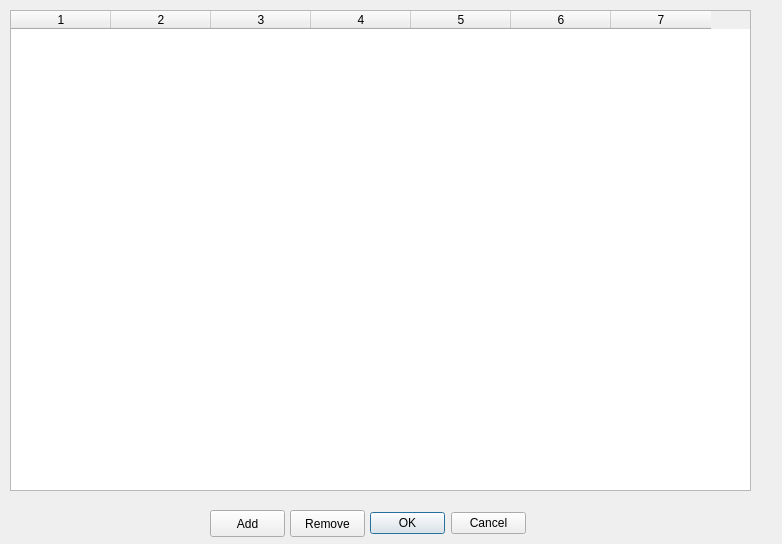
<ui version="4.0" >
 <class>ChemicalsDialog</class>
 <widget class="QDialog" name="ChemicalsDialog" >
  <property name="geometry" >
   <rect>
    <x>0</x>
    <y>0</y>
    <width>782</width>
    <height>544</height>
   </rect>
  </property>
  <property name="windowTitle" >
   <string>Chemical Library</string>
  </property>
  <widget class="QPushButton" name="removeButton" >
   <property name="geometry" >
    <rect>
     <x>290</x>
     <y>510</y>
     <width>75</width>
     <height>27</height>
    </rect>
   </property>
   <property name="text" >
    <string>Remove</string>
   </property>
  </widget>
  <widget class="QPushButton" name="addButton" >
   <property name="geometry" >
    <rect>
     <x>210</x>
     <y>510</y>
     <width>75</width>
     <height>27</height>
    </rect>
   </property>
   <property name="text" >
    <string>Add</string>
   </property>
  </widget>
  <widget class="QTableWidget" name="_chemicalTable" >
   <property name="geometry" >
    <rect>
     <x>10</x>
     <y>10</y>
     <width>741</width>
     <height>481</height>
    </rect>
   </property>
   <property name="rowCount" >
    <number>0</number>
   </property>
   <property name="columnCount" >
    <number>7</number>
   </property>
   <column/>
   <column/>
   <column/>
   <column/>
   <column/>
   <column/>
   <column/>
  </widget>
  <widget class="QDialogButtonBox" name="okCancelButton" >
   <property name="geometry" >
    <rect>
     <x>370</x>
     <y>510</y>
     <width>156</width>
     <height>27</height>
    </rect>
   </property>
   <property name="standardButtons" >
    <set>QDialogButtonBox::Cancel|QDialogButtonBox::NoButton|QDialogButtonBox::Ok</set>
   </property>
  </widget>
 </widget>
 <resources/>
 <connections>
  <connection>
   <sender>okCancelButton</sender>
   <signal>accepted()</signal>
   <receiver>ChemicalsDialog</receiver>
   <slot>accept()</slot>
   <hints>
    <hint type="sourcelabel" >
     <x>357</x>
     <y>363</y>
    </hint>
    <hint type="destinationlabel" >
     <x>286</x>
     <y>202</y>
    </hint>
   </hints>
  </connection>
  <connection>
   <sender>okCancelButton</sender>
   <signal>rejected()</signal>
   <receiver>ChemicalsDialog</receiver>
   <slot>reject()</slot>
   <hints>
    <hint type="sourcelabel" >
     <x>357</x>
     <y>363</y>
    </hint>
    <hint type="destinationlabel" >
     <x>286</x>
     <y>202</y>
    </hint>
   </hints>
  </connection>
 </connections>
</ui>
